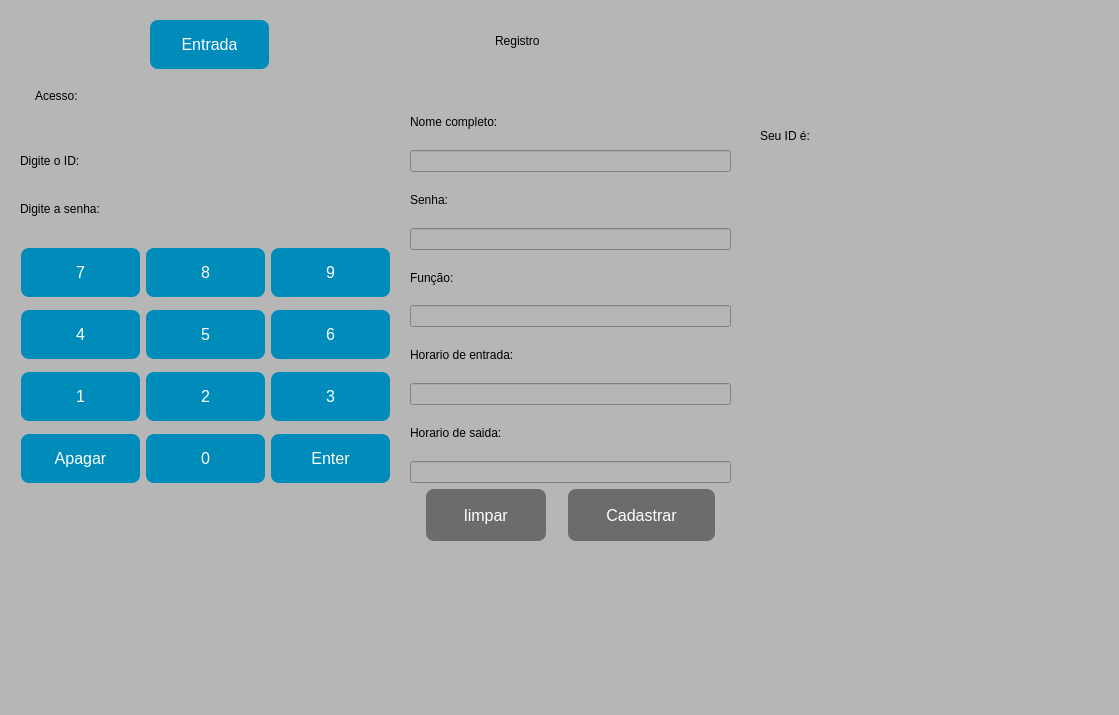
<?xml version="1.0" encoding="UTF-8"?>
<ui version="4.0">
 <class>Dialog</class>
 <widget class="QDialog" name="Dialog">
  <property name="enabled">
   <bool>true</bool>
  </property>
  <property name="geometry">
   <rect>
    <x>0</x>
    <y>0</y>
    <width>1119</width>
    <height>715</height>
   </rect>
  </property>
  <property name="cursor">
   <cursorShape>ArrowCursor</cursorShape>
  </property>
  <property name="mouseTracking">
   <bool>false</bool>
  </property>
  <property name="windowTitle">
   <string>Dialog</string>
  </property>
  <property name="styleSheet">
   <string notr="true">background-color: rgb(182, 182, 182);</string>
  </property>
  <widget class="QWidget" name="gridLayoutWidget">
   <property name="geometry">
    <rect>
     <x>20</x>
     <y>240</y>
     <width>371</width>
     <height>252</height>
    </rect>
   </property>
   <layout class="QGridLayout" name="grid">
    <property name="leftMargin">
     <number>1</number>
    </property>
    <property name="topMargin">
     <number>1</number>
    </property>
    <property name="rightMargin">
     <number>1</number>
    </property>
    <property name="bottomMargin">
     <number>1</number>
    </property>
    <property name="spacing">
     <number>6</number>
    </property>
    <item row="1" column="0">
     <widget class="QPushButton" name="b4">
      <property name="styleSheet">
       <string notr="true">background-color: #008CBA; /* blue */
border: none;
 color: white;
padding: 15px 32px;

text-decoration: none;

font-size: 16px;
border-radius: 8px;</string>
      </property>
      <property name="text">
       <string>4</string>
      </property>
     </widget>
    </item>
    <item row="1" column="2">
     <widget class="QPushButton" name="b6">
      <property name="styleSheet">
       <string notr="true">background-color: #008CBA; /* blue */
border: none;
 color: white;
padding: 15px 32px;
text-align: center;
text-decoration: none;
display: inline-block;
font-size: 16px;
border-radius: 8px;</string>
      </property>
      <property name="text">
       <string>6</string>
      </property>
     </widget>
    </item>
    <item row="3" column="2">
     <widget class="QPushButton" name="bEnter">
      <property name="styleSheet">
       <string notr="true">background-color: #008CBA; /* blue */
border: none;
 color: white;
padding: 15px 32px;
text-align: center;
text-decoration: none;
display: inline-block;
font-size: 16px;
border-radius: 8px;</string>
      </property>
      <property name="text">
       <string>Enter</string>
      </property>
     </widget>
    </item>
    <item row="3" column="0">
     <widget class="QPushButton" name="bApagar">
      <property name="styleSheet">
       <string notr="true">background-color: #008CBA; /* blue */
border: none;
 color: white;
padding: 15px 32px;
text-decoration: none;
font-size: 16px;
border-radius: 8px;</string>
      </property>
      <property name="text">
       <string>Apagar</string>
      </property>
     </widget>
    </item>
    <item row="2" column="1">
     <widget class="QPushButton" name="b2">
      <property name="styleSheet">
       <string notr="true">background-color: #008CBA; /* blue */
border: none;
 color: white;
padding: 15px 32px;
text-align: center;
text-decoration: none;
display: inline-block;
font-size: 16px;
border-radius: 8px;</string>
      </property>
      <property name="text">
       <string>2</string>
      </property>
     </widget>
    </item>
    <item row="1" column="1">
     <widget class="QPushButton" name="b5">
      <property name="styleSheet">
       <string notr="true">background-color: #008CBA; /* blue */
border: none;
 color: white;
padding: 15px 32px;
text-align: center;
text-decoration: none;
display: inline-block;
font-size: 16px;
border-radius: 8px;</string>
      </property>
      <property name="text">
       <string>5</string>
      </property>
     </widget>
    </item>
    <item row="0" column="1">
     <widget class="QPushButton" name="b8">
      <property name="styleSheet">
       <string notr="true">background-color: #008CBA; /* blue */
border: none;
 color: white;
padding: 15px 32px;
text-align: center;
text-decoration: none;
display: inline-block;
font-size: 16px;
border-radius: 8px;</string>
      </property>
      <property name="text">
       <string>8</string>
      </property>
     </widget>
    </item>
    <item row="0" column="2">
     <widget class="QPushButton" name="b9">
      <property name="styleSheet">
       <string notr="true">background-color: #008CBA; /* blue */
border: none;
 color: white;
padding: 15px 32px;
text-align: center;
text-decoration: none;
display: inline-block;
font-size: 16px;
border-radius: 8px;</string>
      </property>
      <property name="text">
       <string>9</string>
      </property>
     </widget>
    </item>
    <item row="2" column="0">
     <widget class="QPushButton" name="b1">
      <property name="styleSheet">
       <string notr="true">background-color: #008CBA; /* blue */
border: none;
 color: white;
padding: 15px 32px;

text-decoration: none;

font-size: 16px;
border-radius: 8px;</string>
      </property>
      <property name="text">
       <string>1</string>
      </property>
     </widget>
    </item>
    <item row="0" column="0">
     <widget class="QPushButton" name="b7">
      <property name="styleSheet">
       <string notr="true">background-color: #008CBA; /* blue */
border: none;
 color: white;
padding: 15px 32px;
text-align: center;
text-decoration: none;
display: inline-block;
font-size: 16px;
border-radius: 8px;</string>
      </property>
      <property name="text">
       <string>7</string>
      </property>
     </widget>
    </item>
    <item row="3" column="1">
     <widget class="QPushButton" name="b0">
      <property name="styleSheet">
       <string notr="true">background-color: #008CBA; /* blue */
border: none;
 color: white;
padding: 15px 32px;
text-align: center;
text-decoration: none;
display: inline-block;
font-size: 16px;
border-radius: 8px;</string>
      </property>
      <property name="text">
       <string>0</string>
      </property>
     </widget>
    </item>
    <item row="2" column="2">
     <widget class="QPushButton" name="b3">
      <property name="styleSheet">
       <string notr="true">background-color: #008CBA; /* blue */
border: none;
 color: white;
padding: 15px 32px;
text-align: center;
text-decoration: none;
display: inline-block;
font-size: 16px;
border-radius: 8px;</string>
      </property>
      <property name="text">
       <string>3</string>
      </property>
     </widget>
    </item>
   </layout>
  </widget>
  <widget class="QLabel" name="label_registro">
   <property name="geometry">
    <rect>
     <x>460</x>
     <y>0</y>
     <width>221</width>
     <height>81</height>
    </rect>
   </property>
   <property name="styleSheet">
    <string notr="true">font: 75 28pt &quot;MS Shell Dlg 2&quot;;

border: none;
 color: Black;
padding: 15px 32px;
text-align: center;
text-decoration: none;
border-radius: 8px;</string>
   </property>
   <property name="text">
    <string>Registro</string>
   </property>
  </widget>
  <widget class="QWidget" name="verticalLayoutWidget">
   <property name="geometry">
    <rect>
     <x>410</x>
     <y>100</y>
     <width>321</width>
     <height>441</height>
    </rect>
   </property>
   <layout class="QVBoxLayout" name="verticalLayout">
    <item>
     <widget class="QLabel" name="label_nome">
      <property name="styleSheet">
       <string notr="true">font: 63 11pt &quot;Yu Gothic UI Semibold&quot;;
</string>
      </property>
      <property name="text">
       <string>Nome completo:</string>
      </property>
     </widget>
    </item>
    <item>
     <widget class="QLineEdit" name="lineEdit_nome"/>
    </item>
    <item>
     <widget class="QLabel" name="label_senha">
      <property name="styleSheet">
       <string notr="true">font: 63 11pt &quot;Yu Gothic UI Semibold&quot;;
</string>
      </property>
      <property name="text">
       <string>Senha:</string>
      </property>
     </widget>
    </item>
    <item>
     <widget class="QLineEdit" name="lineEdit_senha"/>
    </item>
    <item>
     <widget class="QLabel" name="label_funcao">
      <property name="styleSheet">
       <string notr="true">font: 63 11pt &quot;Yu Gothic UI Semibold&quot;;
</string>
      </property>
      <property name="text">
       <string>Função:</string>
      </property>
     </widget>
    </item>
    <item>
     <widget class="QLineEdit" name="lineEdit_funcao">
      <property name="text">
       <string/>
      </property>
     </widget>
    </item>
    <item>
     <widget class="QLabel" name="label_h_entrada">
      <property name="styleSheet">
       <string notr="true">font: 63 11pt &quot;Yu Gothic UI Semibold&quot;;
</string>
      </property>
      <property name="text">
       <string>Horario de entrada:</string>
      </property>
     </widget>
    </item>
    <item>
     <widget class="QLineEdit" name="lineEdit_h_entrada">
      <property name="text">
       <string/>
      </property>
     </widget>
    </item>
    <item>
     <widget class="QLabel" name="label_h_saida">
      <property name="styleSheet">
       <string notr="true">font: 63 11pt &quot;Yu Gothic UI Semibold&quot;;
</string>
      </property>
      <property name="text">
       <string>Horario de saida:</string>
      </property>
     </widget>
    </item>
    <item>
     <widget class="QLineEdit" name="lineEdit_h_saida">
      <property name="text">
       <string/>
      </property>
     </widget>
    </item>
    <item>
     <layout class="QHBoxLayout" name="horizontalLayout">
      <item>
       <widget class="QToolButton" name="bLimpar">
        <property name="styleSheet">
         <string notr="true">


background-color: rgb(108, 108, 108);
border: none;
 color: white;
padding: 15px 32px;
text-align: center;
text-decoration: none;

font-size: 16px;
border-radius: 8px;</string>
        </property>
        <property name="text">
         <string>limpar</string>
        </property>
       </widget>
      </item>
      <item>
       <widget class="QToolButton" name="bCadastrar">
        <property name="styleSheet">
         <string notr="true">background-color: rgb(108, 108, 108);
border: none;
 color: white;
padding: 15px 32px;

text-decoration: none;

font-size: 16px;
border-radius: 8px;font: 11pt &quot;MS Shell Dlg 2&quot;;</string>
        </property>
        <property name="text">
         <string>Cadastrar</string>
        </property>
       </widget>
      </item>
     </layout>
    </item>
   </layout>
  </widget>
  <widget class="QWidget" name="verticalLayoutWidget_2">
   <property name="geometry">
    <rect>
     <x>20</x>
     <y>139</y>
     <width>371</width>
     <height>91</height>
    </rect>
   </property>
   <layout class="QVBoxLayout" name="verticalLayout_2">
    <item>
     <widget class="QLabel" name="label_digite_o_ID">
      <property name="styleSheet">
       <string notr="true">font: 63 11pt &quot;Yu Gothic UI Semibold&quot;;
</string>
      </property>
      <property name="text">
       <string>Digite o ID:</string>
      </property>
     </widget>
    </item>
    <item>
     <widget class="QLabel" name="label_digite_a_senha">
      <property name="styleSheet">
       <string notr="true">font: 63 11pt &quot;Yu Gothic UI Semibold&quot;;
</string>
      </property>
      <property name="text">
       <string>Digite a senha:</string>
      </property>
     </widget>
    </item>
   </layout>
  </widget>
  <widget class="QLabel" name="label_acesso">
   <property name="geometry">
    <rect>
     <x>0</x>
     <y>60</y>
     <width>391</width>
     <height>71</height>
    </rect>
   </property>
   <property name="styleSheet">
    <string notr="true">font: 75 28pt &quot;MS Shell Dlg 2&quot;;

border: none;
 color: Black;
padding: 15px 32px;
text-align: center;
text-decoration: none;
border-radius: 8px;</string>
   </property>
   <property name="text">
    <string>Acesso:</string>
   </property>
  </widget>
  <widget class="QPushButton" name="bEntrada_saida">
   <property name="geometry">
    <rect>
     <x>150</x>
     <y>20</y>
     <width>119</width>
     <height>49</height>
    </rect>
   </property>
   <property name="styleSheet">
    <string notr="true">background-color: #008CBA; /* blue */
border: none;
 color: white;
padding: 15px 32px;
text-align: center;
text-decoration: none;
display: inline-block;
font-size: 16px;
border-radius: 8px;</string>
   </property>
   <property name="text">
    <string>Entrada</string>
   </property>
  </widget>
  <widget class="QLabel" name="label_ID">
   <property name="geometry">
    <rect>
     <x>760</x>
     <y>110</y>
     <width>321</width>
     <height>51</height>
    </rect>
   </property>
   <property name="styleSheet">
    <string notr="true">font: 16pt &quot;Yu Gothic UI Semibold&quot;;</string>
   </property>
   <property name="text">
    <string>Seu ID é:</string>
   </property>
  </widget>
 </widget>
 <resources/>
 <connections/>
</ui>
